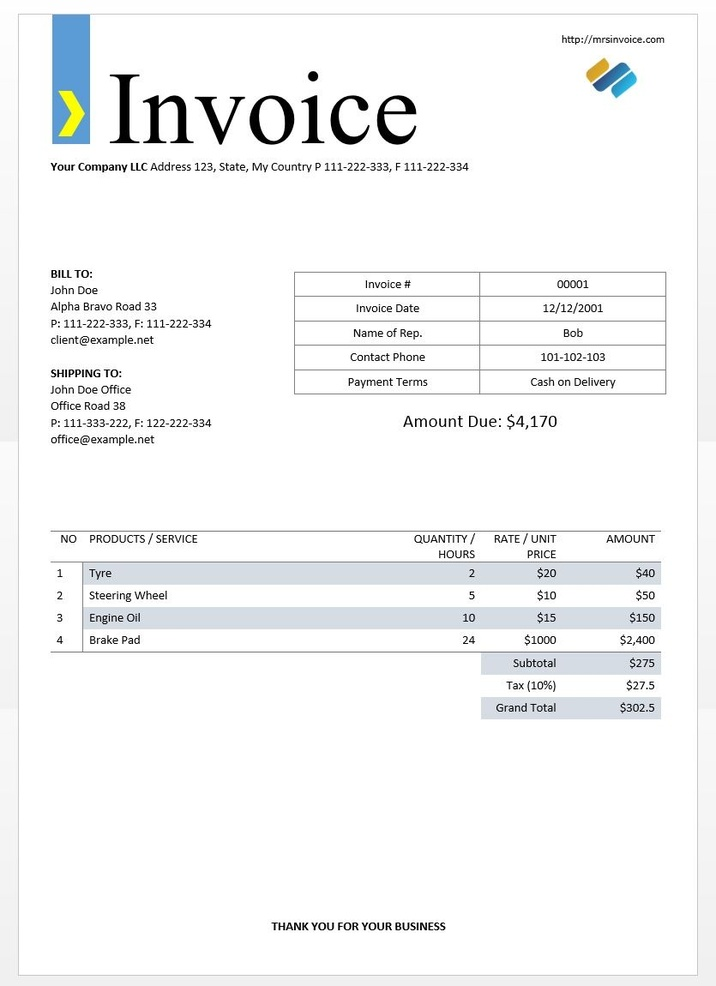
#> input picture invoice-sample.jpg, 716 x 986 px, shrunk from 835 x 1150 before the run
$ jupyter execute --allow-errors ' Data-extraction-from-Invoice.ipynb'
#> lines starting #> are read from the running program, lines starting #| are printed output that depends on the picture; after the words box and inside, x2 and y2 are one past the last pixel; in counts of white or black regions, pixels touching at a corner belong together
[cell 1]
# Import required packages
import cv2
import pytesseract
import matplotlib.pyplot as plt

# Mention the installed location of Tesseract-OCR in your system
pytesseract.pytesseract.tesseract_cmd = r"C:\Program Files\Tesseract-OCR\tesseract.exe"

[cell 2]
image = "invoice-sample.jpg"
# Read image from which text needs to be extracted
img = cv2.imread("invoice-sample.jpg")
#> img is the input picture: shape (986, 716, 3); mean B, G, R 246, 245.5, 244.8

### Function to display Invoice

[cell 3]
def display(im_path):
#> called with im_path = 'invoice-sample.jpg'
    dpi = 80
    im_data = plt.imread(im_path)

    height, width  = im_data.shape[:2]
#> height = 986; width = 716

    # What size does the figure need to be in inches to fit the image?
    figsize = width / float(dpi), height / float(dpi)
#> figsize = (8.95, 12.32)

    # Create a figure of the right size with one axes that takes up the full figure
    fig = plt.figure(figsize=figsize)
    ax = fig.add_axes([0, 0, 1, 1])

    # Hide spines, ticks, etc.
    ax.axis('off')

    # Display the image.
    ax.imshow(im_data, cmap='gray')

    plt.show()

display(image)

### Preprocessing for Tesseract

[cell 4]
# Preprocessing the image starts

# Convert the image to gray scale
gray = cv2.cvtColor(img, cv2.COLOR_BGR2GRAY)

[cell 5]
# Performing OTSU threshold
ret, thresh1 = cv2.threshold(gray, 0, 255, cv2.THRESH_OTSU | cv2.THRESH_BINARY_INV)
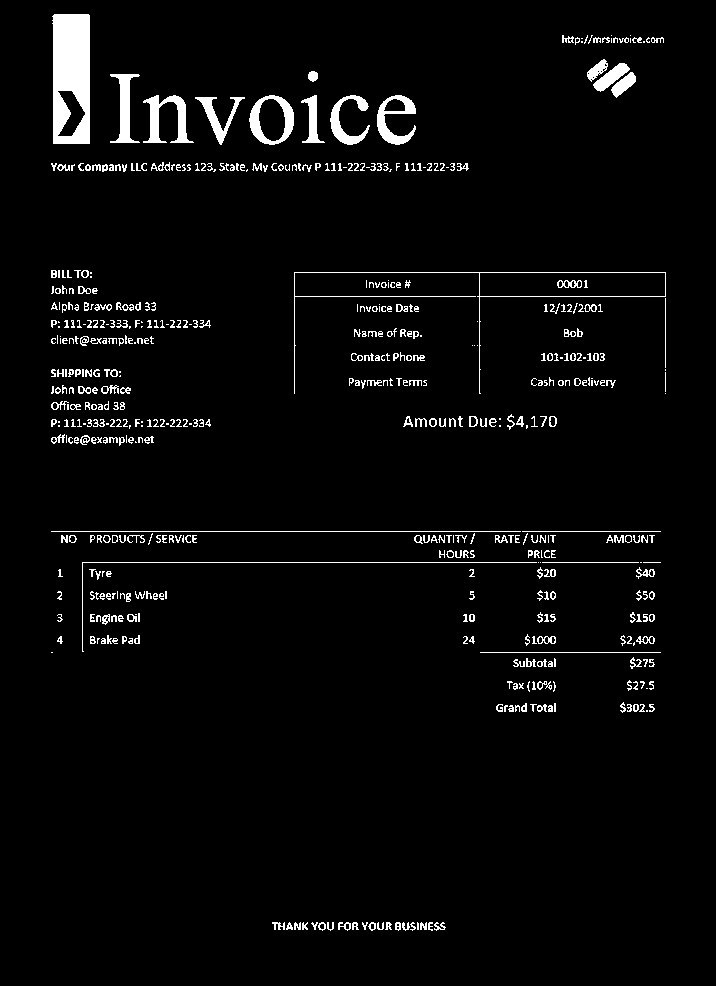
#> thresh1: shape (986, 716); 3.6% white; 527 white regions (173 under 20 px), largest, box (x1, y1, x2, y2) and area: (52, 14, 90, 144) 4194, (294, 272, 666, 394) 1011, (143, 95, 194, 143) 995
#> ret = 170

[cell 6]
#ret, thresh1 = cv2.threshold(gray, 120, 255, cv2.THRESH_TOZERO_INV)
# Specify structure shape and kernel size.
# Kernel size increases or decreases the area
# of the rectangle to be detected.
# A smaller value like (10, 10) will detect
# each word instead of a sentence.
rect_kernel = cv2.getStructuringElement(cv2.MORPH_RECT, (18, 18))

[cell 7]
# Appplying dilation on the threshold image
dilation = cv2.dilate(thresh1, rect_kernel, iterations = 1)
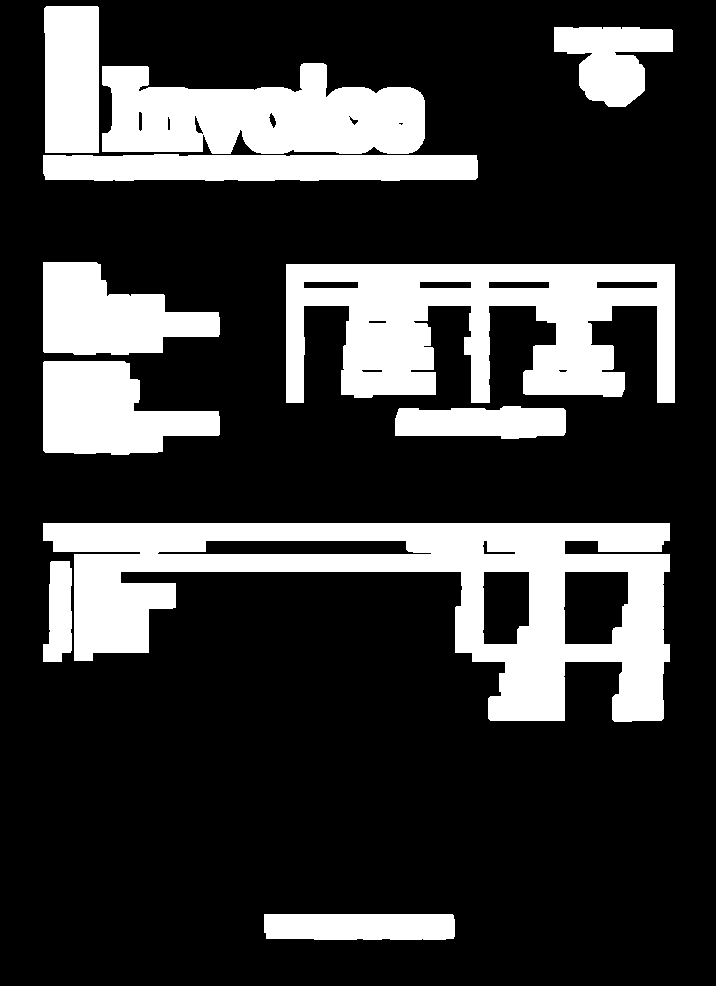
#> dilation: shape (986, 716); 23.5% white; 11 white regions

[cell 8]
# Finding contours
contours, hierarchy = cv2.findContours(dilation, cv2.RETR_EXTERNAL,cv2.CHAIN_APPROX_NONE)
#> contours = 11 contours; largest, box (x1, y1, x2, y2) and area: (43, 523, 670, 722) 60030, (286, 264, 675, 403) 35177, (102, 63, 425, 154) 21123, (43, 361, 220, 455) 10850, (43, 154, 478, 181) 10508
